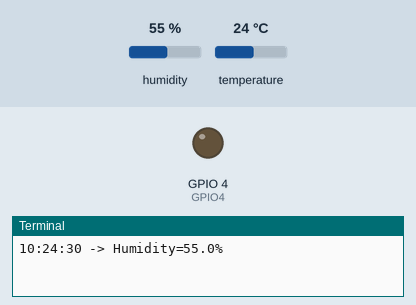
The program below on a simulated Raspberry Pi (BCM pin numbers). Shown: output pins drawn as LEDs (lit = HIGH), the last lines printed to the terminal. Inputs (shaded band) come from the test bench; at power-on: humidity 55 %, temperature 24 °C. The clock reads 2024-03-15 10:24:30 at power-on unless the program sets it.

Above: at 1.2 s.
1.3 s: humidity set to 77 %
4.7 s: humidity set to 81 %
At 26.5 s:
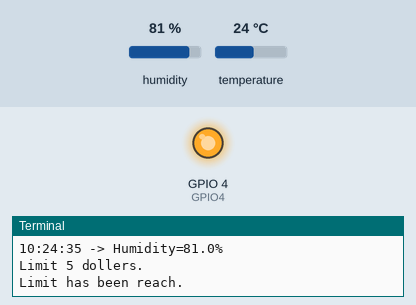
Timing chart, 0 to 27.0 s (numbered marks = the images above; inputs shaded):
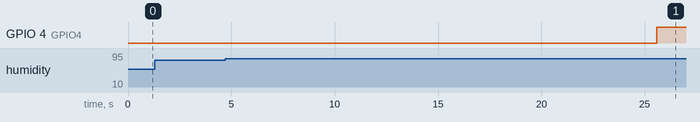

The program:

Mr.WenHunidityAirconditioner.py
```python
#-*-coding:utf-8-*-
import RPi.GPIO as GPIO
import time
import Adafruit_DHT

sensor = Adafruit_DHT.DHT11
GPIO2 = 2
humidityTrigger=False

GPIO.setmode(GPIO.BCM)
GPIO4 = 4
GPIO.setup(GPIO4, GPIO.OUT)

try:
    while True :
        currentTime =time.strftime("%H:%M:%S")
        humidity, temperature = Adafruit_DHT.read_retry(sensor, GPIO2)
        if humidity is not None and humidity < 100:
            print(currentTime, '-> Humidity={0:0.1f}%'.format(humidity))
            if humidity >= 80 and humidityTrigger==False:
                humidityTrigger=True
                print("Limit 5 dollers.")
                GPIO.output(GPIO4,False)
                time.sleep(20)
                GPIO.output(GPIO4,True)
                print("Limit has been reach.")
            elif humidity<80 and humidityTrigger==True:
                humidityTrigger=False
        elif humidity is not None and humidity >= 100:
            print("unexpect error, please wait...")
        else:
            print("something failed, please wait..." )
        time.sleep(2)

except KeyboardInterrupt:
	pass
```

Measured:
- the behaviour switches between 79 and 80 % on humidity (found by bisection; images 0 and 1)
- after the input at 4.7 s, GPIO 4 (GPIO4): LOW → HIGH after 20.9 s
